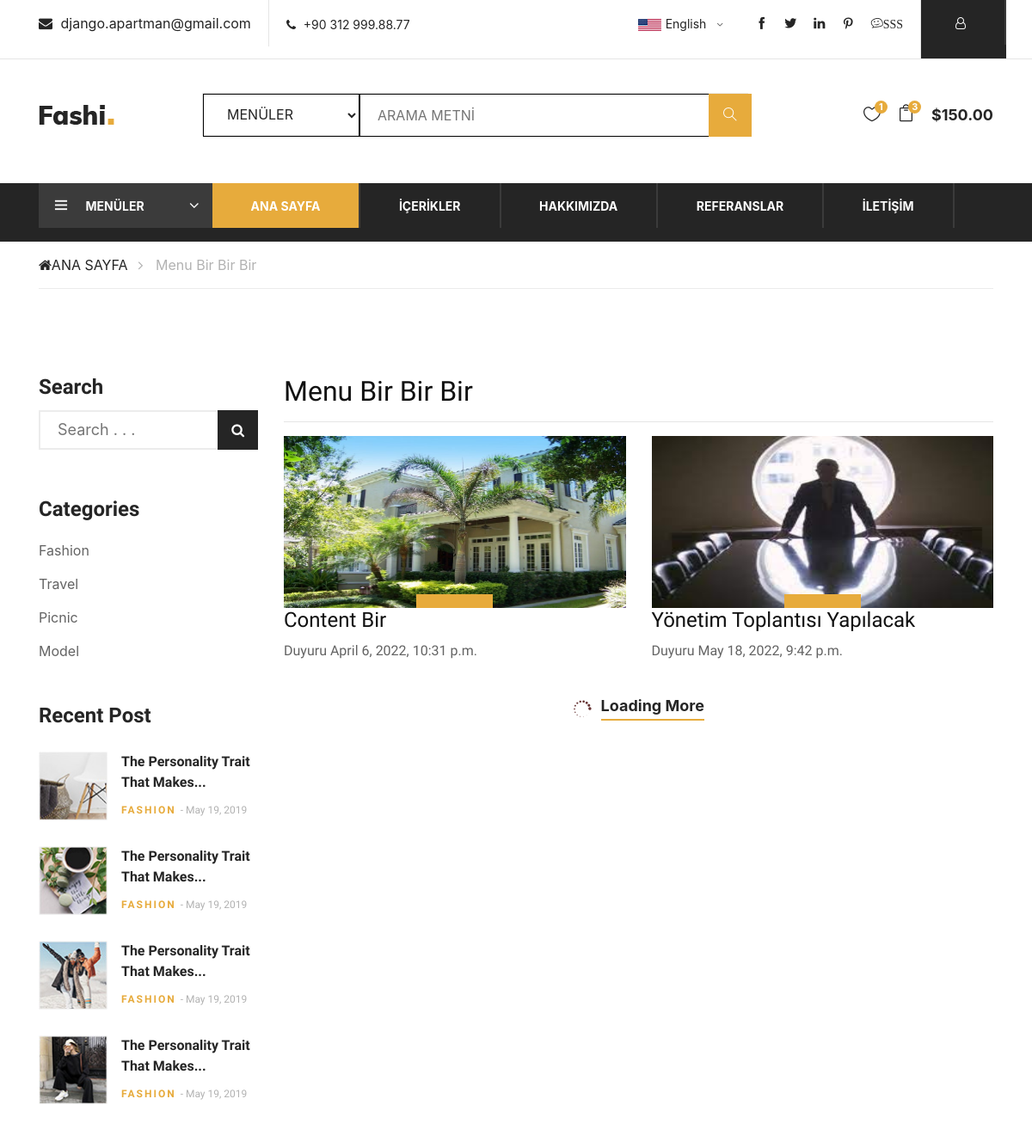
The page /menu/9/menu-bir-bir-bir/ (upper part) on the database as committed earlier.
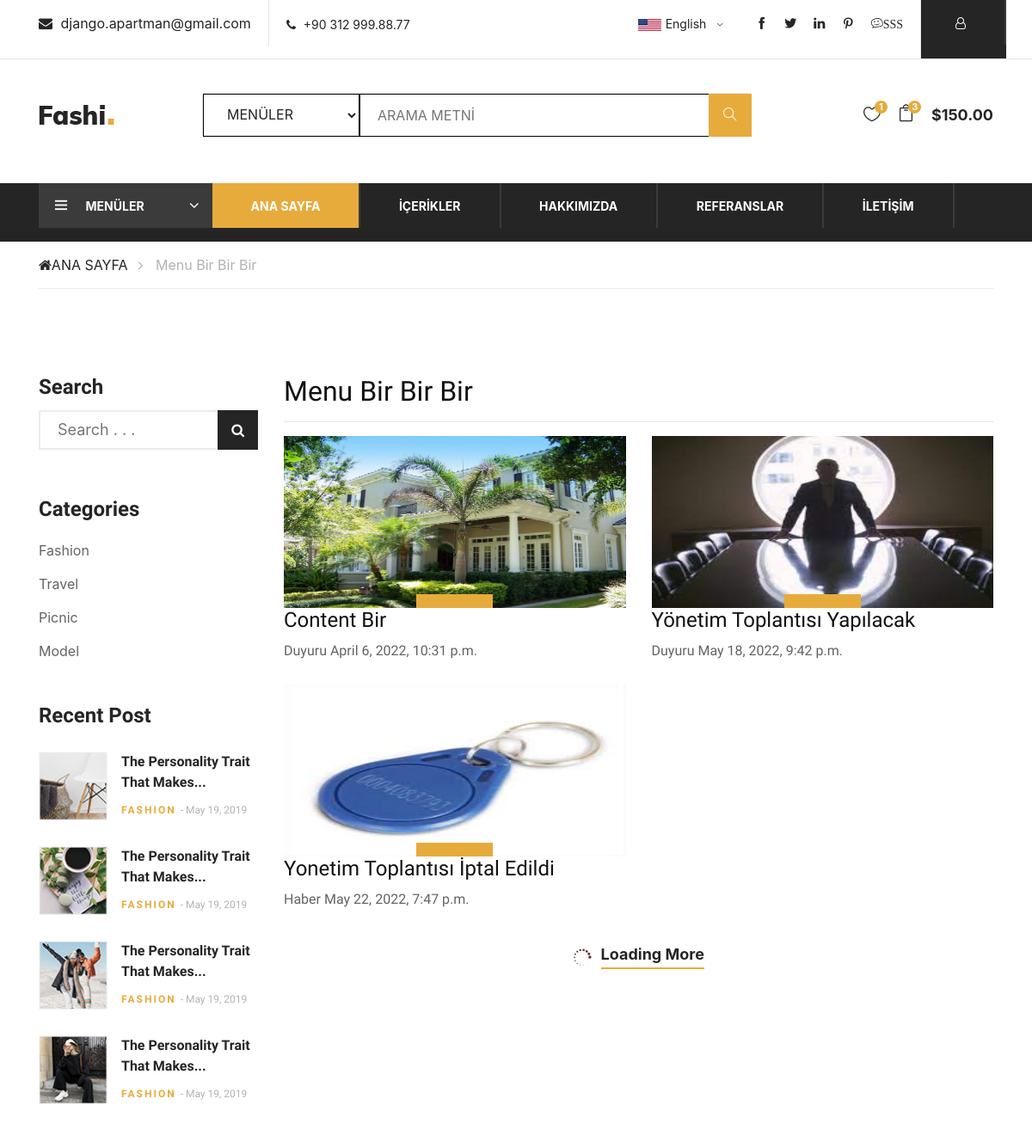
The same page on the database as committed later.
### content/models.py (models this page shows, shortened)
class Content(models.Model):
    STATUS = (
        ('True', 'Evet'),
        ('False', 'Hayır')
    )
    TYPE = (
        ('Haber', 'Haber'),
        ('Duyuru', 'Duyuru'),
        ('Etkinlik', 'Etkinlik'),
        ('Kararlar', 'Kararlar'),
        ('Anket', 'Anket'),
        ('Yönetim', 'Yönetim')
    )
    user = models.ForeignKey(User, on_delete=models.SET_NULL, null=True)
    title = models.CharField(max_length=150)
    keywords = models.CharField(max_length=255)
    description = models.CharField(max_length=255)
    image = models.ImageField(blank=True, upload_to='images/')
    menu = models.ForeignKey(Menu, on_delete=models.CASCADE)  # relation with Menu table
    detail = RichTextUploadingField(null=True, blank=True)
    type = models.CharField(max_length=10, choices=TYPE)
    slug = models.SlugField(null=False, unique=True)
    status = models.CharField(max_length=10, choices=STATUS)
    create_at = models.DateTimeField(auto_now_add=True)
    update_at = models.DateTimeField(auto_now_add=True)
    def image_tag(self):
        if self.image:
            return mark_safe('<img src="{}" height="50"/>'.format(self.image.url))
    image_tag.short_description = 'Image'

### home/views.py (the view)
# urls.py: path('menu/<int:id>/<slug:slug>/', views.menu_contents, name='menu_contents'),
def menu_contents(request, id, slug):
    try:
        contents = Content.objects.filter(menu_id=id)
        menudata = Menu.objects.get(pk=id)
        menu = Menu.objects.all()
        context = {'contents': contents,
                   'menu': menu,
                   'menudata': menudata
                   }
        return render(request, 'contents.html', context)
    except:
        messages.warning(request, "Hata! Menü Bulunamadı!")
        link = '/error'
        return HttpResponseRedirect(link)

### home/templates/contents.html (shortened to what the changed rows need)
{% extends 'homebase.html' %}
{% load static %}
{% block content %}
<div class="section spad">
    <div class="container">
        <div class="row">
            <div class="col-lg-9 order-1 order-lg-2">
                <h2>{{ menudata.title }}</h2>
                <div class="row">
                    {% for rs in contents %}
                    <div class="col-lg-6 col-sm-6">
                        <div class="product-item">
                            <div class="pi-pic">
                                <img src="{{rs.image.url}}" alt="" style="height:200px">
                                <ul>
                                    <li class="w-icon active">
                                        <a href="/content/{{ rs.id }}/{{ rs.slug }}">
                                        </a>
                                    </li>
                                </ul>
                            </div>
                            <div class="bi-text">
                                <a href="/content/{{ rs.id }}/{{ rs.slug }}">
                                    <h4>{{rs.title}}</h4>
                                </a>
                                <p>{{rs.type}} <span>{{rs.update_at}}</span></p>
                            </div>
                        </div>
                    </div>
                    {% endfor %}
                </div>
            </div>
        </div>
    </div>
</div>
{% endblock %}

Rows that differ between the two databases and show on the page:
added Content: image (picture), title "Yonetim Toplantısı İptal Edildi", type "Haber", update_at "May 22, 2022, 7:47 p.m."
